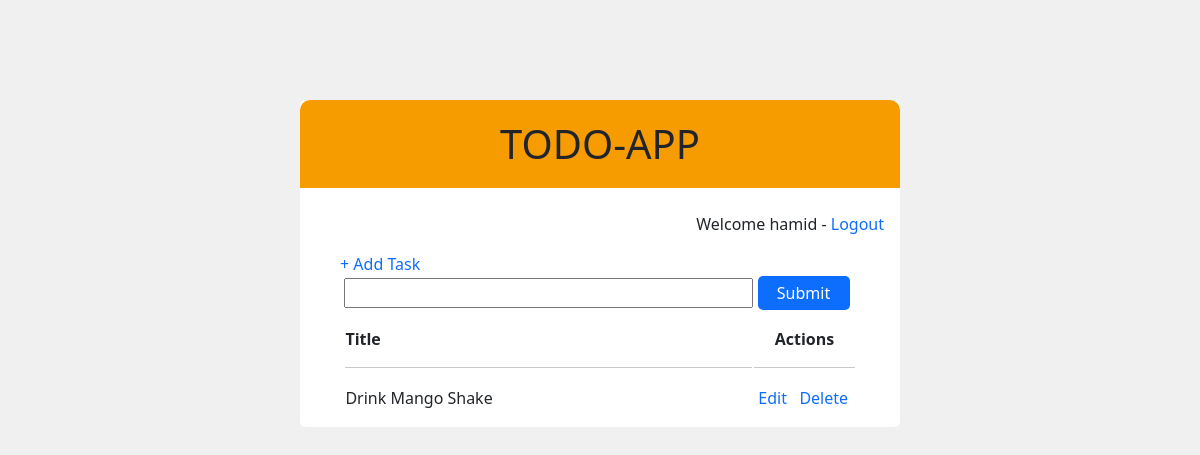
Before: / (signed in) with the older database file.
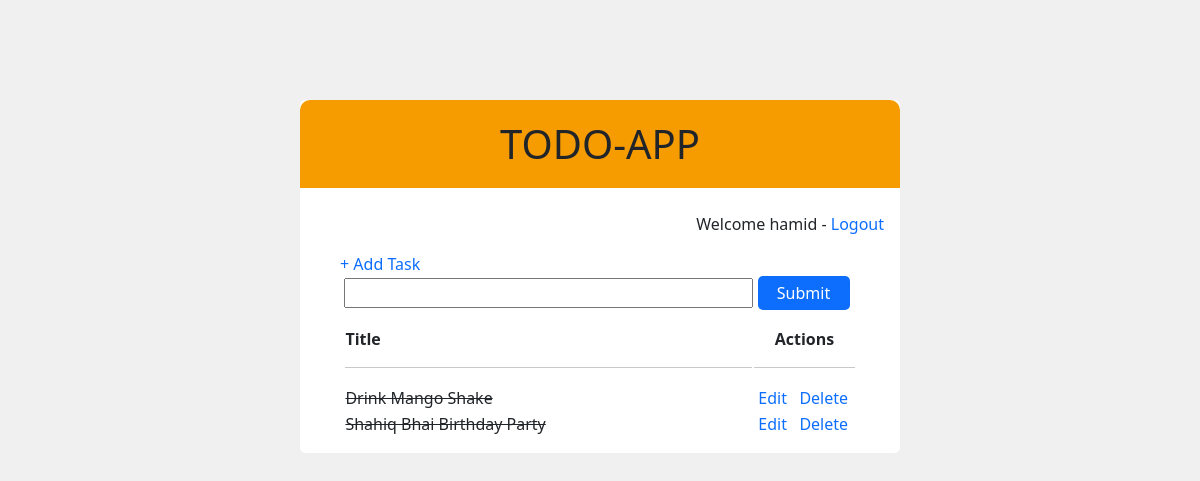
After: the same page with the newer database file.
### base/models.py (models this page shows)
class Task(models.Model):
    user = models.ForeignKey(
        User, on_delete=models.CASCADE, null=True, blank=True)
    title = models.CharField(max_length=200)
    description = models.TextField(null=True, blank=True)
    complete = models.BooleanField(default=False)
    created = models.DateField(auto_now_add=True)
    def __str__(self):
        return self.title
    class Meta:
        ordering = ['complete']

### base/views.py (the view)
# urls.py: path('', IndexView.as_view(), name='index'),
class IndexView(LoginRequiredMixin, ListView):
    model = Task
    context_object_name = 'tasks'
    template_name = 'base/index.html'
    def get_context_data(self, **kwargs):
        context = super().get_context_data(**kwargs)
        context['tasks'] = context['tasks'].filter(user=self.request.user)
        search_input = self.request.GET.get('search-area') or ''
        if(search_input):
            context['tasks'] = context['tasks'].filter(
                title__startswith=search_input)
        context['search_area'] = search_input
        return context

### base/templates/base/index.html
{% extends 'base/main.html'%} {% block content %}
<h1 class="header-bar">TODO-APP</h1>
<div class="card-body">
  {% if request.user.is_authenticated %}
  <p class="text-end">
    Welcome {{request.user}} - <a href="{% url 'base:logout' %}">Logout</a>
  </p>
  {% else %}
  <p><a href="{% url 'base:login' %}">Login</a></p>
  {% endif %}
  <a href="{% url 'base:task-create' %}" class="m-4">+ Add Task</a> <br />
  <form method="get" style="width: 90%; margin: auto">
    <input
      type="text"
      name="search-area"
      value="{{search_area}}"
      style="width: 80%"
    />
    <input type="submit" value="Submit" style="width: 18%" />
  </form>
  {% if not tasks %}
  <p><strong>Nothing in ToDo List</strong></p>
  {% else %}
  <table class="mt-3" style="width: 90%; margin: auto">
    <tr>
      <th style="width: 80%">
        Title
        <hr />
      </th>
      <th colspan="3" class="text-center" style="width: 20%">
        Actions
        <hr />
      </th>
    </tr>
    {% for task in tasks %}
    <tr>
      <td>
        {% if task.complete %}
        <s>{{task}}</s>
        {% else %} {{task}} {% endif %}
      </td>
      <td class="text-center"><a href="/task-update/{{task.id}}">Edit</a></td>
      <td class="text-center"><a href="/task-delete/{{task.id}}">Delete</a></td>
    </tr>
    {% endfor %}
  </table>
  {% endif %}
</div>
{% endblock content %}

Changed rows visible on the page:
changed Task "Drink Mango Shake": complete False → True (drawn)
added Task: title "Shahiq Bhai Birthday Party"
